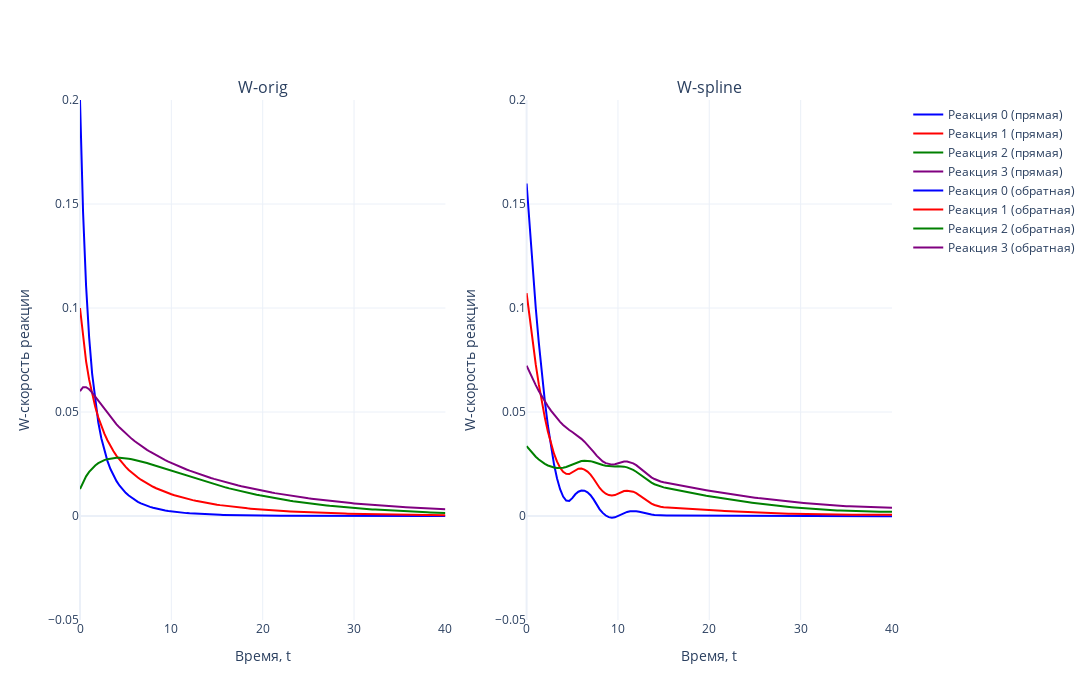

Here is the notebook cell this chart was saved with:
### Markdown cell above
# W - скорости реакций

### Code cell
colors = ['blue', 'red', 'green', 'purple']

# Создаем два подграфика (2 столбца, 1 строка)
fig = make_subplots(rows=1, cols=2, subplot_titles=['W-orig', 'W-spline'])

# Первый график (прямая задача)
for i in range(N_REACTION):  
    fig.add_trace(go.Scatter(
        x=tsteps, 
        y=W_TRUE[i, :], 
        mode='lines', 
        name=f'Реакция {i} (прямая)',
        line=dict(color=colors[i % len(colors)])  # Применяем цвета циклично
    ), row=1, col=1)

# Второй график (обратная задача)
for i in range(N_REACTION):  
    fig.add_trace(go.Scatter(
        x=tsteps, 
        y=W_spline[i, :], 
        mode='lines', 
        name=f'Реакция {i} (обратная)',
        line=dict(color=colors[i % len(colors)])  # Применяем цвета циклично
    ), row=1, col=2)

# Настройки общего макета
fig.update_layout(
    template='plotly_white',
    width=1400,  # Общая ширина холста
    height=700,  # Высота холста
    showlegend=True
)

# Ограничение оси Y
fig.update_yaxes(range=[-0.05, 0.2], title_text='W-скорость реакции', row=1, col=1)
fig.update_yaxes(range=[-0.05, 0.2], title_text='W-скорость реакции', row=1, col=2)

# Подписи оси X
fig.update_xaxes(title_text='Время, t', row=1, col=1)
fig.update_xaxes(title_text='Время, t', row=1, col=2)

# Отображение графика
fig.show()
